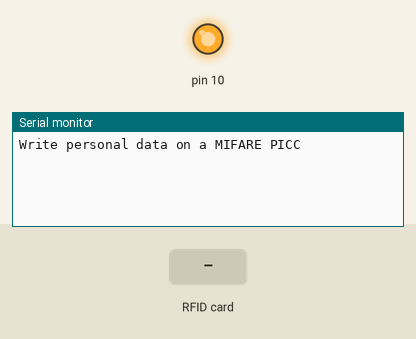
This sketch was run on a simulated Arduino Uno, built with avr-gcc and run on an emulated ATmega328P. On the bench: output pins drawn as LEDs (lit = HIGH), the last lines printed to the serial monitor. The inputs (shaded band) are chosen by the test bench.

Above: at 1.2 s.
1.3 s: RFID card 5E 7A 19 C4 held to the reader
At 1.37 s:
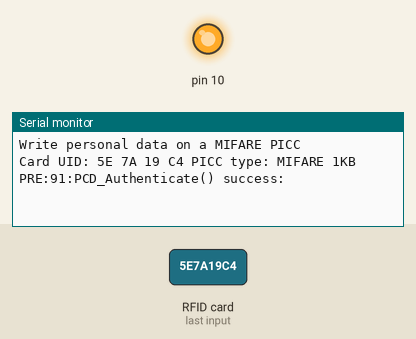
At 2.1 s:
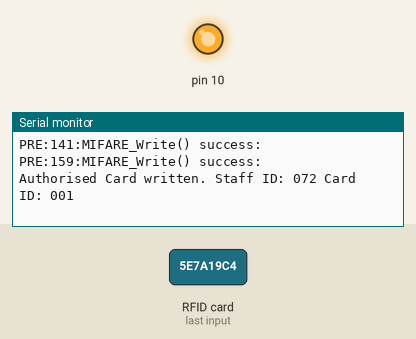
Timing chart, 0 to 4.3 s (numbered marks = the images above; inputs shaded):
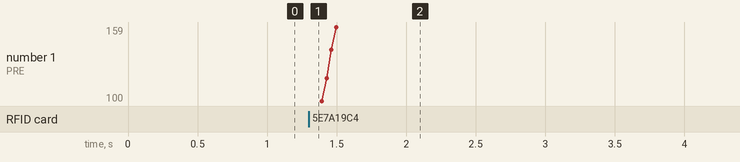

The sketch:

iot-prototype-v1-write-authorised-card.ino
```cpp
/*
 * Write personal data of a MIFARE RFID card using a RFID-RC522 reader
 * Uses MFRC522 - Library to use ARDUINO RFID MODULE KIT 13.56 MHZ WITH TAGS SPI W AND R BY COOQROBOT.
 * -----------------------------------------------------------------------------------------
 *             MFRC522      Arduino       Arduino   Arduino    Arduino          Arduino
 *             Reader/PCD   Uno/101       Mega      Nano v3    Leonardo/Micro   Pro Micro
 * Signal      Pin          Pin           Pin       Pin        Pin              Pin
 * -----------------------------------------------------------------------------------------
 * RST/Reset   RST          9             5         D9         RESET/ICSP-5     RST
 * SPI SS      SDA(SS)      10            53        D10        10               10
 * SPI MOSI    MOSI         11 / ICSP-4   51        D11        ICSP-4           16
 * SPI MISO    MISO         12 / ICSP-1   50        D12        ICSP-1           14
 * SPI SCK     SCK          13 / ICSP-3   52        D13        ICSP-3           15
 *
 * Hardware required:
 * Arduino
 * PCD (Proximity Coupling Device): NXP MFRC522 Contactless Reader IC
 * PICC (Proximity Integrated Circuit Card): A card or tag using the ISO 14443A interface, eg Mifare or NTAG203.
 * The reader can be found on eBay for around 5 dollars. Search for "mf-rc522" on ebay.com.
 */

#include <SPI.h>
#include <MFRC522.h>

constexpr uint8_t RST_PIN = 8;     // Configurable, see typical pin layout above
constexpr uint8_t SS_PIN = 7;     // Configurable, see typical pin layout above

MFRC522 mfrc522(SS_PIN, RST_PIN);   // Create MFRC522 instance

void setup() {
  Serial.begin(9600);        // Initialize serial communications with the PC
  SPI.begin();               // Init SPI bus
  mfrc522.PCD_Init();        // Init MFRC522 card
  Serial.println(F("Write personal data on a MIFARE PICC "));
}

// to decide what card is being written to
int counter = 0;

void loop() {

  // Prepare key - all keys are set to FFFFFFFFFFFFh at chip delivery from the factory.
  MFRC522::MIFARE_Key key;
  for (byte i = 0; i < 6; i++) key.keyByte[i] = 0xFF;

  // Look for new cards
  if ( ! mfrc522.PICC_IsNewCardPresent()) {
    return;
  }

  // Select one of the cards
  if ( ! mfrc522.PICC_ReadCardSerial()) {
    return;
  }

  Serial.print(F("Card UID:"));    //Dump UID
  for (byte i = 0; i < mfrc522.uid.size; i++) {
    Serial.print(mfrc522.uid.uidByte[i] < 0x10 ? " 0" : " ");
    Serial.print(mfrc522.uid.uidByte[i], HEX);
  }
  Serial.print(F(" PICC type: "));   // Dump PICC type
  MFRC522::PICC_Type piccType = mfrc522.PICC_GetType(mfrc522.uid.sak);
  Serial.println(mfrc522.PICC_GetTypeName(piccType));

  // start of write

  byte block;
  MFRC522::StatusCode status;
  byte len = 30;


  block = 1;
  //Serial.println(F("Authenticating using key A..."));
  status = mfrc522.PCD_Authenticate(MFRC522::PICC_CMD_MF_AUTH_KEY_A, block, &key, &(mfrc522.uid));
  if (status != MFRC522::STATUS_OK) {
    Serial.print(F("PCD_Authenticate() failed: "));
    Serial.println(mfrc522.GetStatusCodeName(status));
    return;
  }
  else Serial.println(F("PRE:91:PCD_Authenticate() success: "));

  byte blockDataStaffIdOnline[34] = {"072"};
  for (byte i = len; i < 30; i++) blockDataStaffIdOnline[i] = ' ';
  // Write block
  status = mfrc522.MIFARE_Write(block, blockDataStaffIdOnline, 16);
  if (status != MFRC522::STATUS_OK) {
    Serial.print(F("MIFARE_Write() failed: "));
    Serial.println(mfrc522.GetStatusCodeName(status));
    return;
  }
  else Serial.println(F("PRE:100:MIFARE_Write() success: "));

  block = 2;
  //Serial.println(F("Authenticating using key A..."));
  status = mfrc522.PCD_Authenticate(MFRC522::PICC_CMD_MF_AUTH_KEY_A, block, &key, &(mfrc522.uid));
  if (status != MFRC522::STATUS_OK) {
    Serial.print(F("PCD_Authenticate() failed: "));
    Serial.println(mfrc522.GetStatusCodeName(status));
    return;
  }

  // Write block
  status = mfrc522.MIFARE_Write(block, &blockDataStaffIdOnline[16], 16);
  if (status != MFRC522::STATUS_OK) {
    Serial.print(F("MIFARE_Write() failed: "));
    Serial.println(mfrc522.GetStatusCodeName(status));
    return;
  }
  else Serial.println(F("PRE:118:MIFARE_Write() success: "));
// -------------------------------------------------------------------------


// -------------------------------------------------------------------------
  block = 4;
  //Serial.println(F("Authenticating using key A..."));
  status = mfrc522.PCD_Authenticate(MFRC522::PICC_CMD_MF_AUTH_KEY_A, block, &key, &(mfrc522.uid));
  if (status != MFRC522::STATUS_OK) {
    Serial.print(F("PCD_Authenticate() failed: "));
    Serial.println(mfrc522.GetStatusCodeName(status));
    return;
  }

  byte blockDataCardIdOnline[34] = {"001"};
  for (byte i = len; i < 30; i++) blockDataCardIdOnline[i] = ' ';

  // Write block
  status = mfrc522.MIFARE_Write(block, blockDataCardIdOnline, 16);
  if (status != MFRC522::STATUS_OK) {
    Serial.print(F("MIFARE_Write() failed: "));
    Serial.println(mfrc522.GetStatusCodeName(status));
    return;
  }
  else Serial.println(F("PRE:141:MIFARE_Write() success: "));

  block = 5;
  //Serial.println(F("Authenticating using key A..."));
  status = mfrc522.PCD_Authenticate(MFRC522::PICC_CMD_MF_AUTH_KEY_A, block, &key, &(mfrc522.uid));
  if (status != MFRC522::STATUS_OK) {
    Serial.print(F("PRE:147:PCD_Authenticate() failed: "));
    Serial.println(mfrc522.GetStatusCodeName(status));
    return;
  }

  // Write block
  status = mfrc522.MIFARE_Write(block, &blockDataCardIdOnline[16], 16);
  if (status != MFRC522::STATUS_OK) {
    Serial.print(F("MIFARE_Write() failed: "));
    Serial.println(mfrc522.GetStatusCodeName(status));
    return;
  }
  else Serial.println(F("PRE:159:MIFARE_Write() success: "));

  // end of write

  Serial.println("Authorised Card written. Staff ID: 072 Card ID: 001");


  Serial.println(" ");
  mfrc522.PICC_HaltA(); // Halt PICC
  mfrc522.PCD_StopCrypto1();  // Stop encryption on PCD

}
```

Measured:
- after the input at 1.3 s, the serial monitor: prints a new line at once (image 1)
